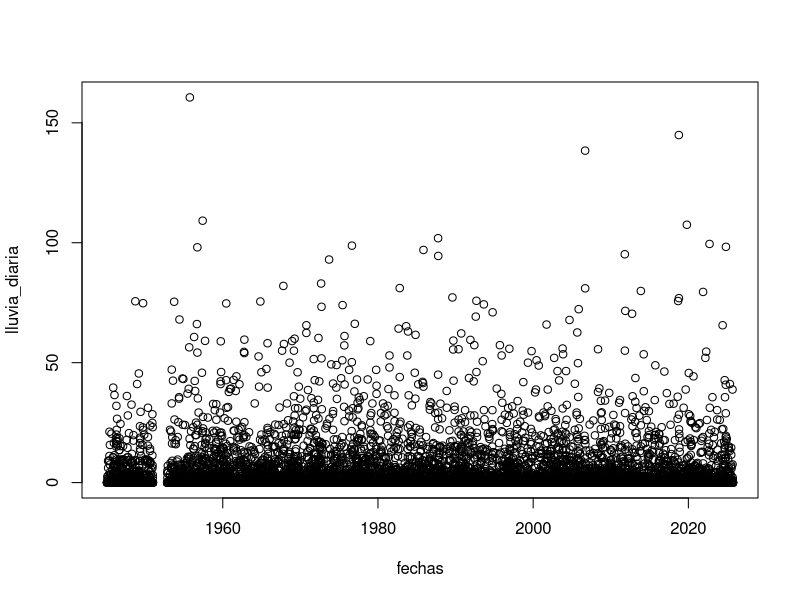
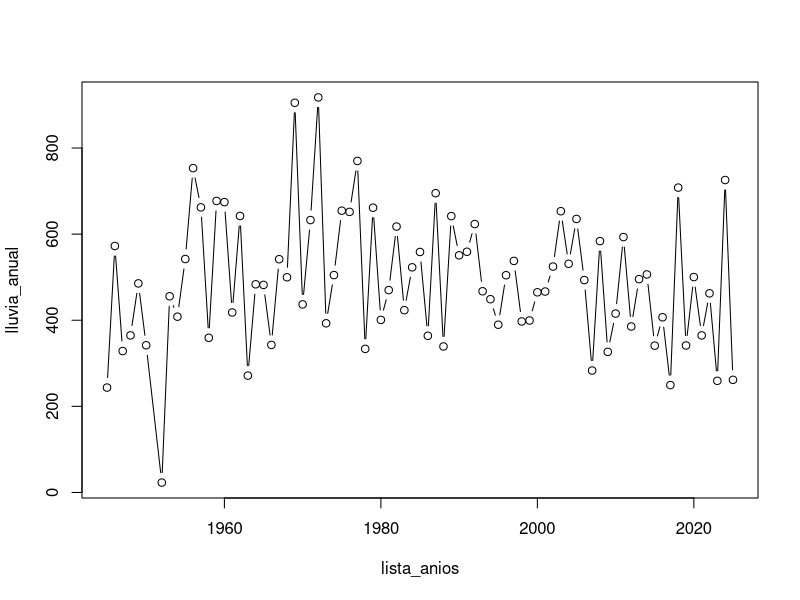
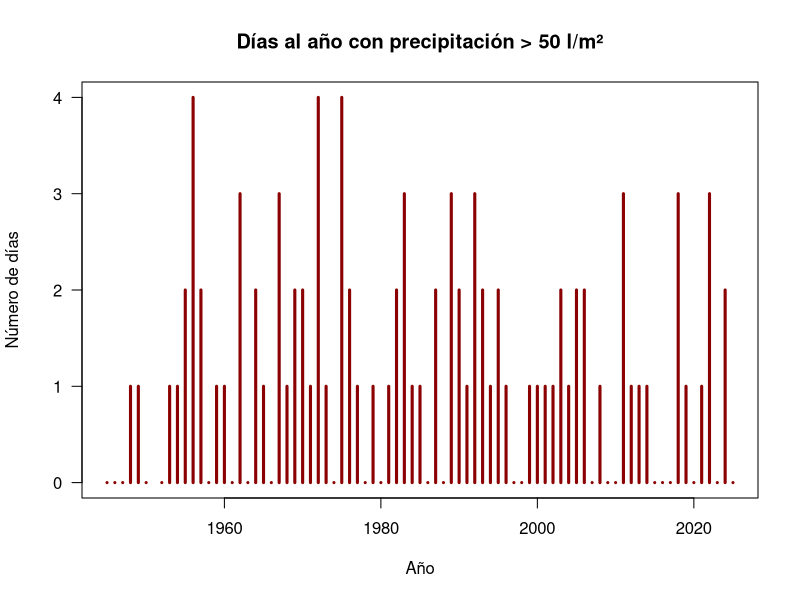
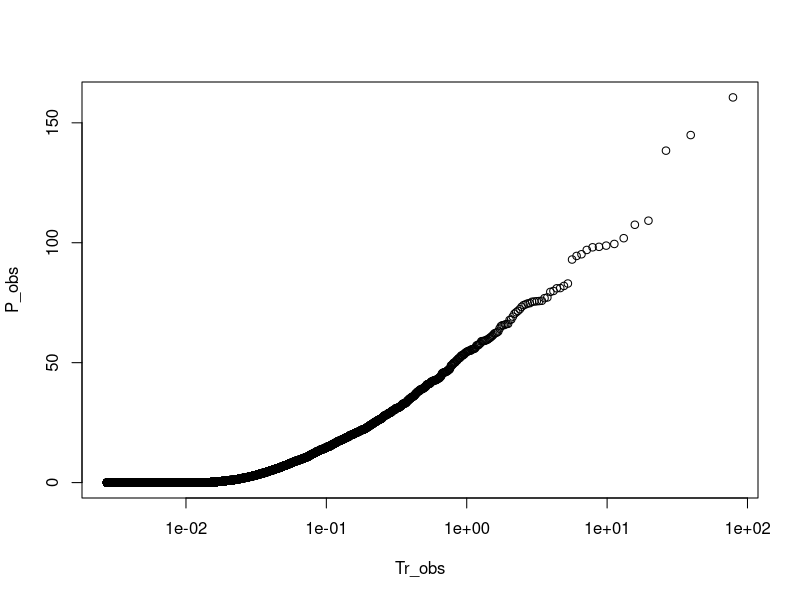
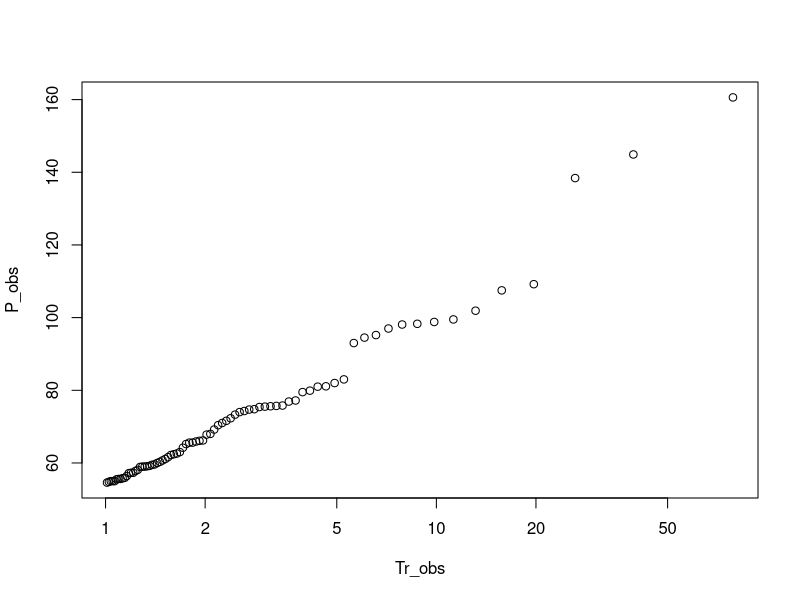
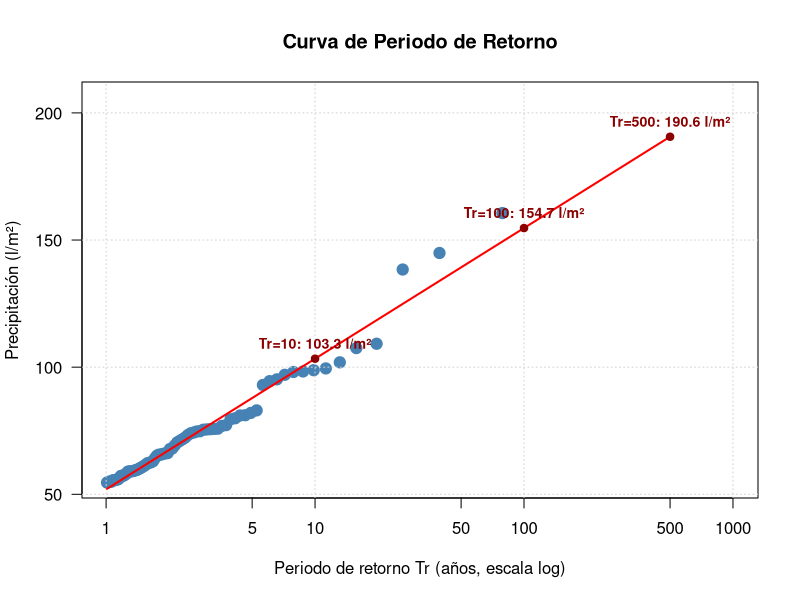

Write the R code that produced these figures, in order.
# ==============================================================================
# PERIODOS DE RETORNO DE PRECIPITACIÓN
# ==============================================================================

# Carga paquetes necesarion

if (!require("ggplot2")) install.packages("ggplot2")
if (!require("dplyr")) install.packages("dplyr")
if (!require("evd")) install.packages("evd")
library(ggplot2)
library(dplyr)
library(evd)

# Carga de datos diarios
# ------------------------------------------------------------------------------
df_diario <- read.csv("VALORES ESTACION METEOROLOGICA REUS AEROPUERTO.csv", 
                  check.names = FALSE, 
                  encoding = "UTF-8")


# Extraer y convertir las fechas al formato Date de R (día-mes-año)
fechas <- as.Date(df_diario$FECHA, format = "%d-%m-%Y")

# Recorta datos si es necesario
df_diario <- subset(df_diario, 
       fechas >= as.Date("1940-01-01") & FECHA <= as.Date("2026-12-31"))
fechas <- as.Date(df_diario$FECHA, format = "%d-%m-%Y")

# Extraer las precipitaciones asegurándote de que sean numéricas
lluvia_diaria <- as.numeric(df_diario[["Precipitación: l/m2"]])

# Un vistazo a los datos
# ------------------------------------------------------------------------------

# datos "en bruto"
plot(fechas,lluvia_diaria)

# precipitación media anual
anios <- as.numeric(format(fechas, "%Y"))
lluvia_anual <- tapply(lluvia_diaria, anios, sum, na.rm = TRUE)
lista_anios <- as.numeric(names(lluvia_anual))
plot(lista_anios, lluvia_anual,      type = "b")

# Días con precipitaciones intensas
dias_mas_50 <- tapply(lluvia_diaria > 50, anios, sum, na.rm = TRUE)
plot(lista_anios, dias_mas_50,
     type = "h", lwd = 3, col = "darkred",
     main = "Días al año con precipitación > 50 l/m²",
     xlab = "Año",
     ylab = "Número de días",
     las = 1)

# Periodos de retorno observados
# ------------------------------------------------------------------------------
P_obs <- sort(lluvia_diaria) # Datos ordenados
n <- length(P_obs)
total_anios <- (n /365)

Tr_obs=total_anios/ (1+n-(1:n))

plot(Tr_obs,P_obs, 
     log = "x")

# Filtrar solo periodos de retorno de más de un año
Tr_mas_de_un_anno <- Tr_obs>1
P_obs <- P_obs[Tr_mas_de_un_anno]
n <- length(P_obs)
Tr_obs <- Tr_obs[Tr_mas_de_un_anno]

plot(Tr_obs,P_obs, 
     log = "x")

# Estimación lineal (con x logarítmico)
# Extracción de Máximos Anuales
# ------------------------------------------------------------------------------
# Ajustar la regresión lineal usando el logaritmo de Tr_obs
modelo <- lm(P_obs ~ log(Tr_obs))


# Dibujar el gráfico base ampliando xlim hasta 1000 para que quepan todos los puntos de interés
plot(Tr_obs, P_obs,
     log = "x",
     xlim = c(min(Tr_obs), 1000),
     ylim = c(min(P_obs), predict(modelo, newdata = data.frame(Tr_obs = 1000))),
     pch = 19,
     cex = 1.5,       # Tamaño mayor para resaltarlos
     col = "steelblue",
     main = "Curva de Periodo de Retorno",
     xlab = "Periodo de retorno Tr (años, escala log)",
     ylab = "Precipitación (l/m²)",
     las = 1)
grid()

# Dibujar la línea de tendencia recta sobre el eje logarítmico
x_seq <- seq(min(Tr_obs), 500, length.out = 200)
y_pred <- predict(modelo, newdata = data.frame(Tr_obs = x_seq))
lines(x_seq, y_pred, col = "red", lwd = 2)

# Calcular y resaltar los puntos para Tr = 10, 100 y 500 años
tr_destacados <- c(10, 100, 500)
p_destacados <- predict(modelo, newdata = data.frame(Tr_obs = tr_destacados))

points(tr_destacados, p_destacados, 
       pch = 19,        # Círculo relleno
       col = "darkred")

# Añadir etiquetas con el valor numérico junto a cada punto resaltado
text(tr_destacados, p_destacados,
     labels = paste0("Tr=", tr_destacados, ": ", round(p_destacados, 1), " l/m²"),
     pos = 3,           # Posición: 3 = encima del punto (usa 2 para izquierda, 4 para derecha)
     cex = 0.85,
     font = 2,
     col = "darkred")
